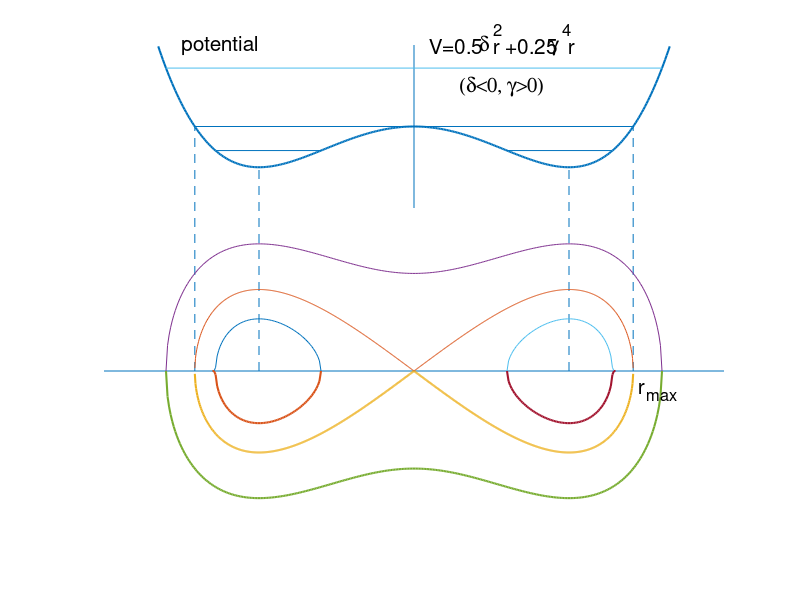

Recreate this plot in MATLAB. (Note: this script raises an error after producing the figure.)
q=[-2 2];
r=[0 0];
line(q,r)

axis off
hold on
b=1.5;

q=[-1.414 1.414];
r=[b b];
line(q,r)

q=[0 0];
r=[b-0.5 b+0.5];
line(q,r)

q=[1 1];
r=[0 b-0.25];
line(q,r,'linestyle','--')

q=[-1 -1];
r=[0 b-0.25];
line(q,r,'linestyle','--')

q=[1.414 1.414];
r=[0 b];
line(q,r,'linestyle','--')

q=[-1.414 -1.414];
r=[0 b];
line(q,r,'linestyle','--')



x=-1.65:.01:1.65;
x1=x.*x;
y=b-0.5.*x1+0.25.*x1.*x1;
plot(x,y,'linewidth',1.5);

h=0;
x=-1.414:.004:1.414;
x1=x.*x;
y=sqrt(h+0.5.*x1-0.25.*x1.*x1);
y2=-y;
plot(x,y,x,y2,'linewidth',1.5);

x2=1.6;
x3=x2.*x2;
h=-0.5.*x3+0.25.*x3.*x3;
x=-x2:.01:x2;
x1=x.*x;
y=sqrt(h+0.5.*x1-0.25.*x1.*x1);
y2=-y;
plot(x,y,x,y2,'linewidth',1.5);

q=[-1.6 1.6];
r=[b+h b+h];
line(q,r)

x4=0.6;
x5=x4.*x4;
h=-0.5.*x5+0.25.*x5.*x5;
x=x4:.01:1.3;
x1=x.*x;
y=sqrt(h+0.5.*x1-0.25.*x1.*x1);
y2=-y;
plot(x,y,x,y2,'linewidth',1.5);
q=[0.6 1.275];
r=[b+h b+h];
line(q,r)
q=[-1.275 -0.6];
r=[b+h b+h];
line(q,r)

x4=-0.6;
x5=x4.*x4;
h=-0.5.*x5+0.25.*x5.*x5;
x=-1.3:.01:x4;
x1=x.*x;
y=sqrt(h+0.5.*x1-0.25.*x1.*x1);
y2=-y;
plot(x,y,x,y2,'linewidth',1.5);

text(-1.5,b+0.5,'potential','fontsize',15)
text(0.1,b+0.5,'V=0.5  r +0.25  r    ','fontsize',15)
text(0.1,b+0.5,'          d            g','fontname','symbol','fontweight','bold','fontsize',15)
text(0.1,b+0.6,'                2               4','fontsize',12)
text(0.1,b+0.25,'      (d<0, g>0)','fontname','symbol','fontweight','bold','fontsize',15)

text(1.45,-0.1,'r','fontsize',15)
text(1.45,-0.15,'  max','fontsize',12)


rdot=sprintf('%c',183)
text(0.96,0,rdot,'fontname','symbol','fontweight','bold','fontsize',20)
text(-1.04,0,rdot,'fontname','symbol','fontweight','bold','fontsize',20)
text(-0.04,0,rdot,'fontname','symbol','fontweight','bold','fontsize',20)


hold off
